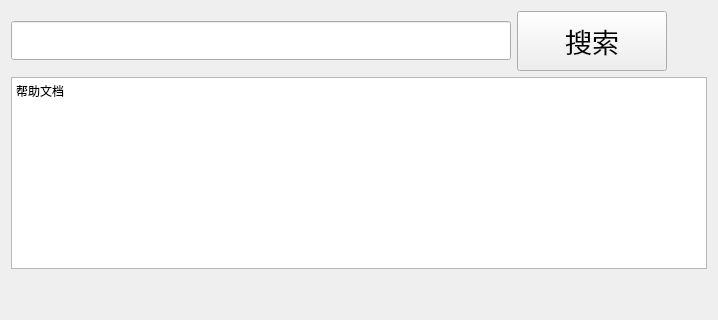
       <widget class="QWidget" name="page_2">
        <layout class="QGridLayout" name="gridLayout_4">
         <item row="0" column="0">
          <layout class="QVBoxLayout" name="verticalLayout_20">
           <item>
            <layout class="QVBoxLayout" name="verticalLayout_19">
             <item>
              <layout class="QVBoxLayout" name="verticalLayout_18">
               <item>
                <layout class="QHBoxLayout" name="horizontalLayout_15">
                 <item>
                  <widget class="QLineEdit" name="searchEdit">
                   <property name="minimumSize">
                    <size>
                     <width>500</width>
                     <height>0</height>
                    </size>
                   </property>
                   <property name="maximumSize">
                    <size>
                     <width>500</width>
                     <height>16777215</height>
                    </size>
                   </property>
                   <property name="font">
                    <font>
                     <pointsize>20</pointsize>
                    </font>
                   </property>
                  </widget>
                 </item>
                 <item>
                  <widget class="QPushButton" name="search">
                   <property name="minimumSize">
                    <size>
                     <width>150</width>
                     <height>60</height>
                    </size>
                   </property>
                   <property name="maximumSize">
                    <size>
                     <width>150</width>
                     <height>60</height>
                    </size>
                   </property>
                   <property name="font">
                    <font>
                     <pointsize>20</pointsize>
                    </font>
                   </property>
                   <property name="text">
                    <string>搜索</string>
                   </property>
                  </widget>
                 </item>
                 <item>
                  <spacer name="horizontalSpacer_24">
                   <property name="orientation">
                    <enum>Qt::Orientation::Horizontal</enum>
                   </property>
                   <property name="sizeHint" stdset="0">
                    <size>
                     <width>40</width>
                     <height>20</height>
                    </size>
                   </property>
                  </spacer>
                 </item>
                </layout>
               </item>
               <item>
                <widget class="QTextEdit" name="textEdit">
                 <property name="sizePolicy">
                  <sizepolicy hsizetype="Expanding" vsizetype="Expanding">
                   <horstretch>0</horstretch>
                   <verstretch>0</verstretch>
                  </sizepolicy>
                 </property>
                 <property name="html">
                  <string>&lt;!DOCTYPE HTML PUBLIC &quot;-//W3C//DTD HTML 4.0//EN&quot; &quot;http://www.w3.org/TR/REC-html40/strict.dtd&quot;&gt;
&lt;html&gt;&lt;head&gt;&lt;meta name=&quot;qrichtext&quot; content=&quot;1&quot; /&gt;&lt;meta charset=&quot;utf-8&quot; /&gt;&lt;style type=&quot;text/css&quot;&gt;
p, li { white-space: pre-wrap; }
hr { height: 1px; border-width: 0; }
li.unchecked::marker { content: &quot;\2610&quot;; }
li.checked::marker { content: &quot;\2612&quot;; }
&lt;/style&gt;&lt;/head&gt;&lt;body style=&quot; font-family:'Microsoft YaHei UI'; font-size:9pt; font-weight:400; font-style:normal;&quot;&gt;
&lt;p style=&quot; margin-top:0px; margin-bottom:0px; margin-left:0px; margin-right:0px; -qt-block-indent:0; text-indent:0px;&quot;&gt;&lt;span style=&quot; font-family:'SimSun';&quot;&gt;帮助文档&lt;/span&gt;&lt;/p&gt;&lt;/body&gt;&lt;/html&gt;</string>
                 </property>
                </widget>
               </item>
              </layout>
             </item>
            </layout>
           </item>
           <item>
            <spacer name="verticalSpacer_7">
             <property name="orientation">
              <enum>Qt::Orientation::Vertical</enum>
             </property>
             <property name="sizeHint" stdset="0">
              <size>
               <width>20</width>
               <height>40</height>
              </size>
             </property>
            </spacer>
           </item>
          </layout>
         </item>
        </layout>
       </widget>
